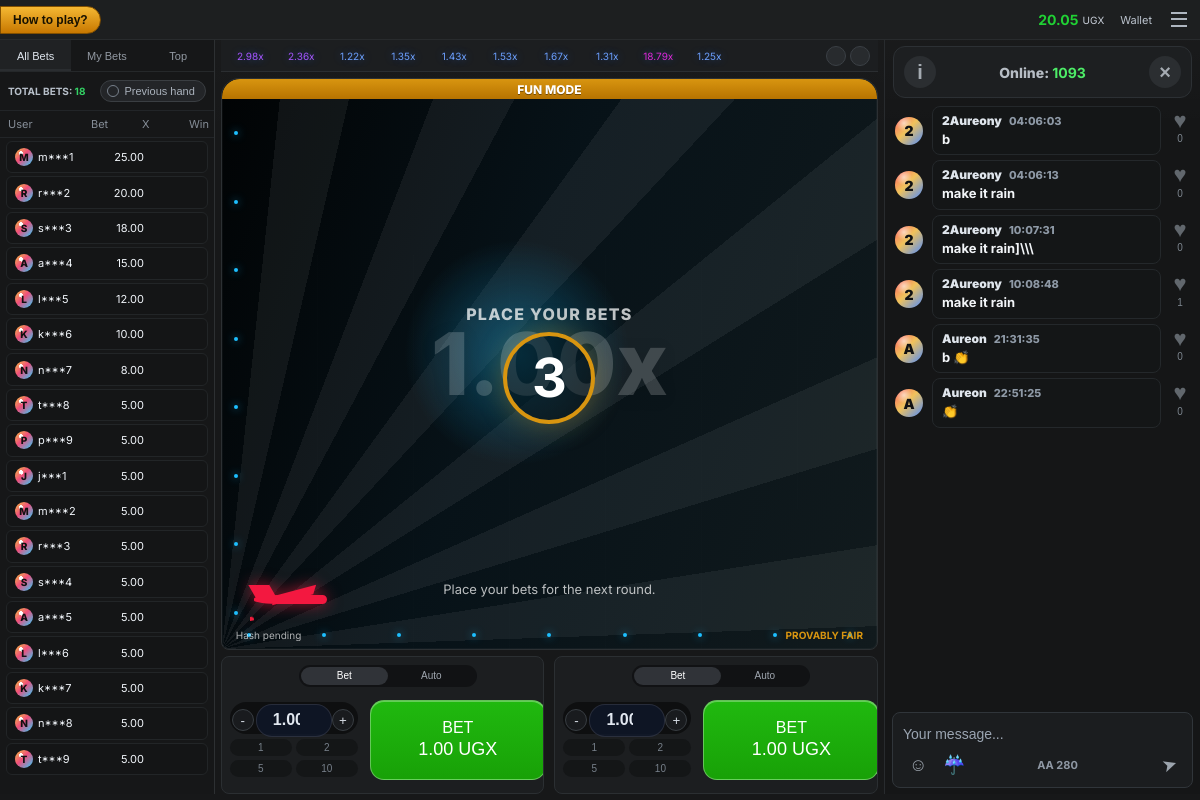
The page /play/ (signed in) on the database as committed earlier.
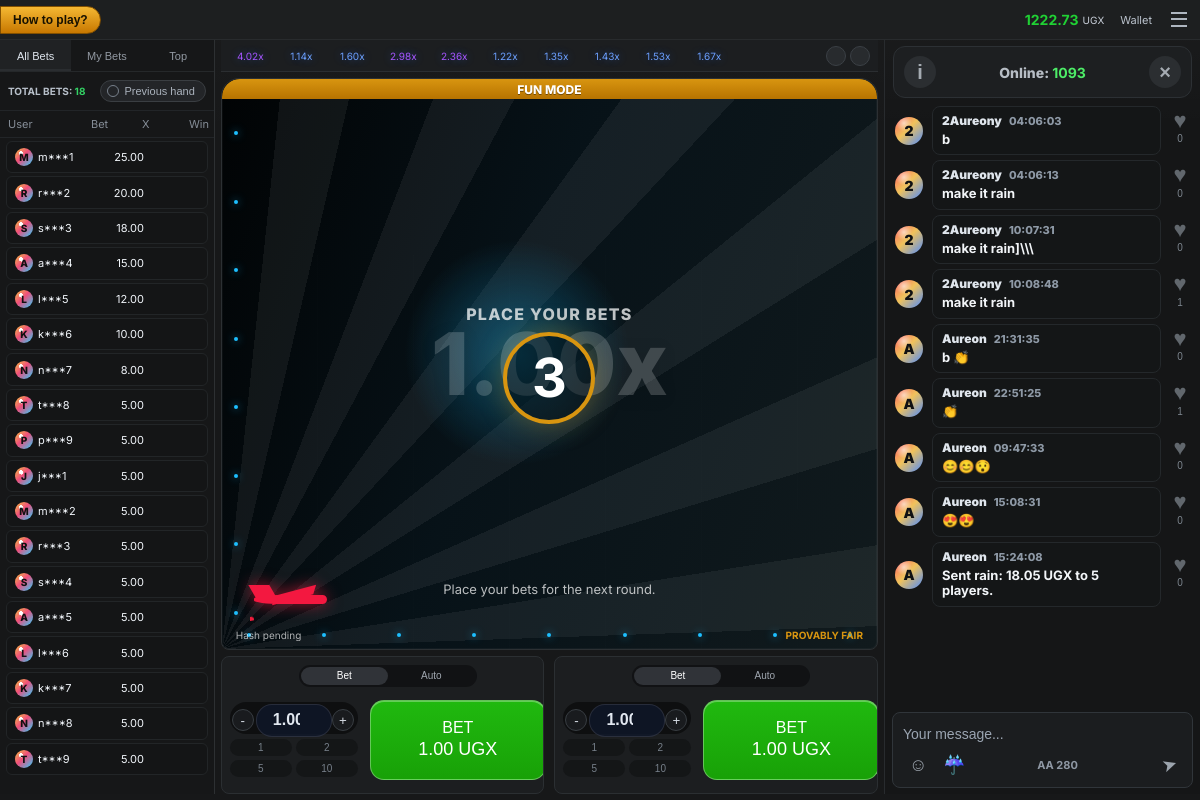
The same page on the database as committed later.
### core/models.py (models this page shows, shortened)
class Profile(models.Model):
    KYC_STATUS_CHOICES = [
        ('none', 'Not Started'),
        ('tier_1', 'Tier 1 - Phone Verified'),
        ('tier_2', 'Tier 2 - Basic KYC'),
        ('tier_3', 'Tier 3 - Full KYC'),
        ('rejected', 'Rejected'),
    ]
    user = models.OneToOneField(User, on_delete=models.CASCADE)
    balance = models.DecimalField(max_digits=12, decimal_places=2, default=1000)
    currency = models.CharField(max_length=3, default='UGX')
    phone_number = models.CharField(max_length=20, blank=True)
    kyc_status = models.CharField(max_length=12, choices=KYC_STATUS_CHOICES, default='none')
    daily_deposit_limit = models.DecimalField(max_digits=12, decimal_places=2, default=500000)
    daily_loss_limit = models.DecimalField(max_digits=12, decimal_places=2, default=200000)
    self_excluded_until = models.DateTimeField(null=True, blank=True)
    created_at = models.DateTimeField(auto_now_add=True)

class GameRound(models.Model):
    STATUS_CHOICES = [
        ('betting', 'Betting'),
        ('flying', 'Flying'),
        ('crashed', 'Crashed'),
        ('void', 'Void'),
    ]
    public_id = models.CharField(max_length=24, unique=True, db_index=True)
    server_seed_hash = models.CharField(max_length=64)
    server_seed_private = models.CharField(max_length=128, blank=True)
    server_seed = models.CharField(max_length=128, blank=True)
    client_seed = models.CharField(max_length=128)
    crash_point = models.DecimalField(max_digits=8, decimal_places=2)
    house_edge = models.DecimalField(max_digits=5, decimal_places=4, default=Decimal('0.0100'))
    status = models.CharField(max_length=10, choices=STATUS_CHOICES, default='flying')
    started_at = models.DateTimeField(default=timezone.now)
    crashed_at = models.DateTimeField(null=True, blank=True)
    revealed_at = models.DateTimeField(null=True, blank=True)
    class Meta:
        ordering = ['-started_at']
        indexes = [
            models.Index(fields=['-started_at']),
            models.Index(fields=['status', '-started_at']),
        ]

class ChatMessage(models.Model):
    user = models.ForeignKey(User, on_delete=models.CASCADE, related_name='chat_messages')
    message = models.CharField(max_length=280)
    flagged = models.BooleanField(default=False)
    created_at = models.DateTimeField(auto_now_add=True)
    class Meta:
        ordering = ['-created_at']

### core/views.py (the view, shortened to what this page needs)
# urls.py: path('play/', views.play, name='play'),
@login_required
def play(request):
    profile = get_object_or_404(Profile, user=request.user)
    highest_stakers = GameSession.objects.filter(stake__gt=0).order_by('-stake')[:6]
    recent_sessions = GameSession.objects.filter(user=request.user).order_by('-created_at')[:5]
    recent_crashes = GameRound.objects.filter(status='crashed').order_by('-started_at')[:10]
    chat_messages = ChatMessage.objects.select_related('user').annotate(reaction_count=Count('reactions')).filter(flagged=False)[:20]
    if request.method == 'GET':
        return render(request, 'core/play.html', {
            'profile': profile,
            'recent_sessions': recent_sessions,
            'highest_stakers': highest_stakers,
            'recent_crashes': recent_crashes,
            'chat_messages': chat_messages,
            'chat_form': ChatMessageForm(),
        })

### core/forms.py
class ChatMessageForm(forms.ModelForm):
    class Meta:
        model = ChatMessage
        fields = ['message']
        widgets = {
            'message': forms.TextInput(attrs={'placeholder': 'Your message...', 'class': 'form-control', 'maxlength': 160}),
        }

### core/templates/core/play.html (shortened to what the changed rows need)
{% extends 'core/base.html' %}
{% block content %}
<div class="aviator-play-page">
    <header class="aviator-topbar">
        <div class="topbar-right">
            <div class="balance-pill" id="play-balance">
                <strong>{{ profile.balance|floatformat:2 }}</strong>
                <span>{{ profile.currency }}</span>
            </div>
        </div>
    </header>
    <section class="aviator-shell">
        <main class="aviator-main">
            <div class="round-strip" aria-label="Recent multipliers">
                {% for session in recent_crashes %}
                    <span class="round-pill {% if session.crash_point >= 10 %}hot{% elif session.crash_point >= 2 %}mid{% endif %}">
                        {{ session.crash_point|floatformat:2 }}x
                    </span>
                {% empty %}
                    <span class="round-pill mid">6.91x</span>
                    <span class="round-pill">1.84x</span>
                    <span class="round-pill hot">80.74x</span>
                    <span class="round-pill">1.32x</span>
                {% endfor %}
                <span class="round-actions">
                    <button type="button" aria-label="Sound"></button>
                    <button type="button" aria-label="Round menu"></button>
                </span>
            </div>
        </main>
        <aside class="right-chat-panel" data-chat-panel>
            <div class="chat-feed" id="chat-list" aria-live="polite">
                {% for chat in chat_messages %}
                    <article class="chat-row">
                        <span class="chat-avatar">{{ chat.user.username|slice:":1"|upper }}</span>
                        <div class="chat-bubble">
                            <div class="chat-meta"><strong>{{ chat.user.username|truncatechars:8 }}</strong><time>{{ chat.created_at|date:"H:i:s" }}</time></div>
                            <p>{{ chat.message }}</p>
                        </div>
                        <button class="chat-like" type="button" data-message-id="{{ chat.id }}" aria-label="Like"><span>&hearts;</span><b>{{ chat.reaction_count|default:0 }}</b></button>
                    </article>
                {% empty %}
                    <div class="chat-empty">No chat messages yet.</div>
                {% endfor %}
            </div>
        </aside>
    </section>
</div>
{% endblock %}

Rows that differ between the two databases and show on the page:
no longer on this page (row unchanged): GameRound: crash_point "1.31"
no longer on this page (row unchanged): GameRound: crash_point "18.79"
no longer on this page (row unchanged): GameRound: crash_point "1.25"
changed Profile "UGX": balance "20.05" → "1222.73"
added GameRound: crash_point "4.02"
added GameRound: crash_point "1.14"
added GameRound: crash_point "1.60"
computed for ChatMessage (number 6 of 9 on the later page): reaction_count "0" → "1"
added ChatMessage: user.username "A", user.username "Aureon", created_at "09:47:33", message "😊😊😯", reaction_count "0"
added ChatMessage: user.username "A", user.username "Aureon", created_at "15:08:31", message "😍😍", reaction_count "0"
added ChatMessage: user.username "A", user.username "Aureon", created_at "15:24:08", message "Sent rain: 18.05 UGX to 5 players.", reaction_count "0"
